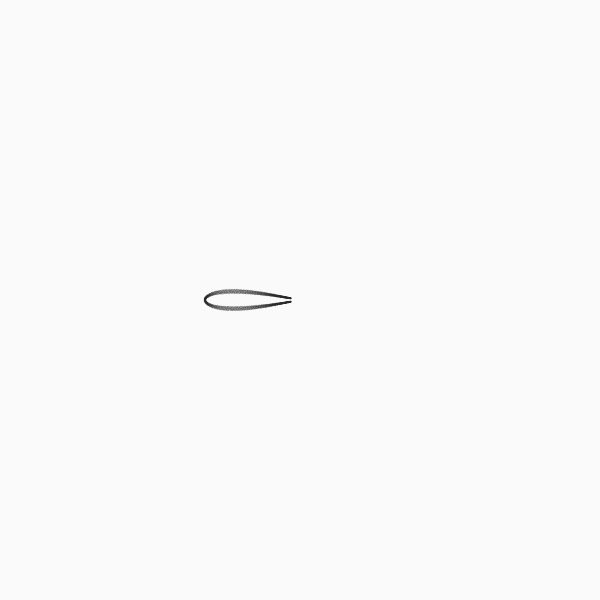
Frame 1 (no input)
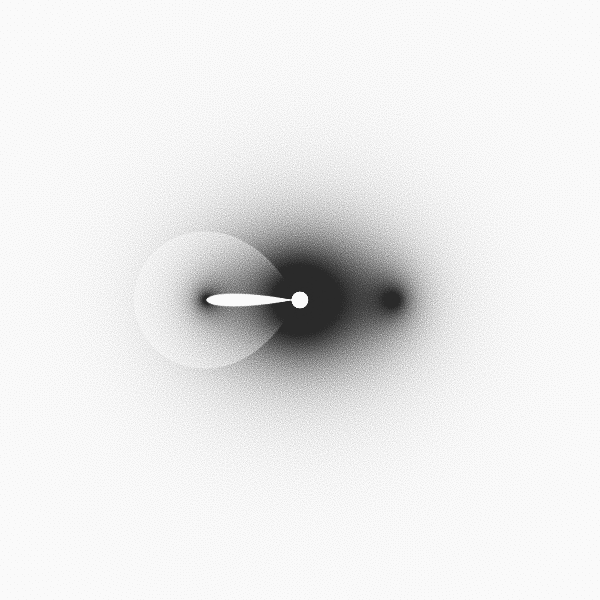
Frame 60 (the mouse pressed at the canvas centre just before this capture)
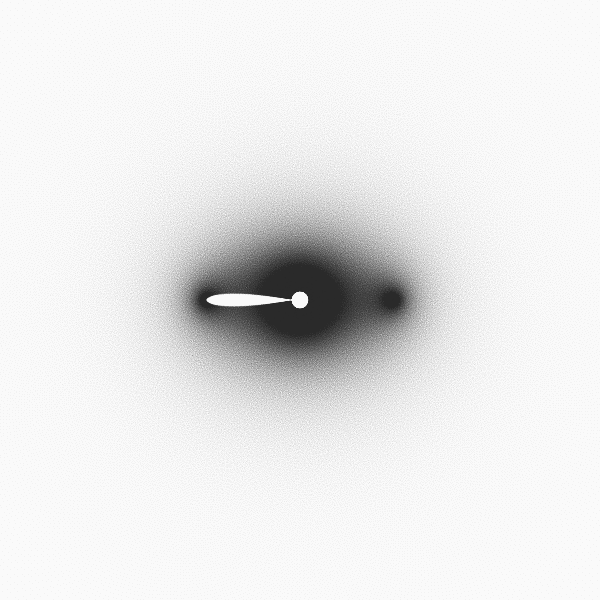
Frame 120 (the mouse held since frame 60 and released just before this capture)

The Processing sketch that drew these frames (run headless with seeded random() and noise(); from frame 60 on, the mouse is pressed at the canvas centre):

// Processing sketch: a
// ── a.pde
void setup() {
  size(600, 600);
  background(250);
  smooth(8);
  noFill();
  stroke(20, 15);
  strokeWeight(0.9);
 
  x1=y1=-3;
  x2=y2=3;
  y=y1;
  step=(x2-x1)/(2.321*width);
}
 
float x1, y1, x2, y2; // function domain
float step; // step within domain
float y;
 
boolean go = true;
void draw() {
  if (go) {
    for (int i=0; (i<20)&go; i++) { // draw 20 lines at once
      for (float x=x1; x<=x2; x+=step) {
        drawVariation(x, y);
      }
      y+=step;
      if (y>y2) {
        go = false;
        println("done");
      }
    }
  }
}
 
void drawVariation(float x, float y) {
  PVector v = new PVector(x,y);
  float amount = 1.0;
 
  v = sech(v,amount);
 
  float xx = map(v.x+0.003*randomGaussian(), x1, x2, 20, width-20);
  float yy = map(v.y+0.003*randomGaussian(), y1, y2, 20, height-20);
  point(xx, yy);
}

PVector sinusoidal(PVector v, float amount) {
  return new PVector(amount * sin(v.x), amount * sin(v.y));
}

PVector hyperbolic(PVector v, float amount) {
  float r = v.mag() + 1.0e-10;
  float theta = atan2(v.x, v.y);
  float x = amount * sin(theta) / r;
  float y = amount * cos(theta) * r;
  return new PVector(x, y);
}

float pdj_a = 0.1;
float pdj_b = 1.9;
float pdj_c = -0.8;
float pdj_d = -1.2;
PVector pdj(PVector v, float amount) {
  return new PVector( amount * (sin(pdj_a * v.y) - cos(pdj_b * v.x)),
                      amount * (sin(pdj_c * v.x) - cos(pdj_d * v.y)));
}

PVector julia(PVector v, float amount) {
  float r = amount * sqrt(v.mag());
  float theta = 0.5 * atan2(v.x, v.y) + (int)(2.0 * random(0, 1)) * PI;
  float x = r * cos(theta);
  float y = r * sin(theta);
  return new PVector(x, y);
}

float cosh(float x) { return 0.5 * (exp(x) + exp(-x));}
float sinh(float x) { return 0.5 * (exp(x) - exp(-x));}
 
PVector sech(PVector p, float weight) {
  float d = cos(2.0*p.y) + cosh(2.0*p.x);
  if (d != 0)
    d = weight * 2.0 / d;
  return new PVector(d * cos(p.y) * cosh(p.x), -d * sin(p.y) * sinh(p.x));
}
